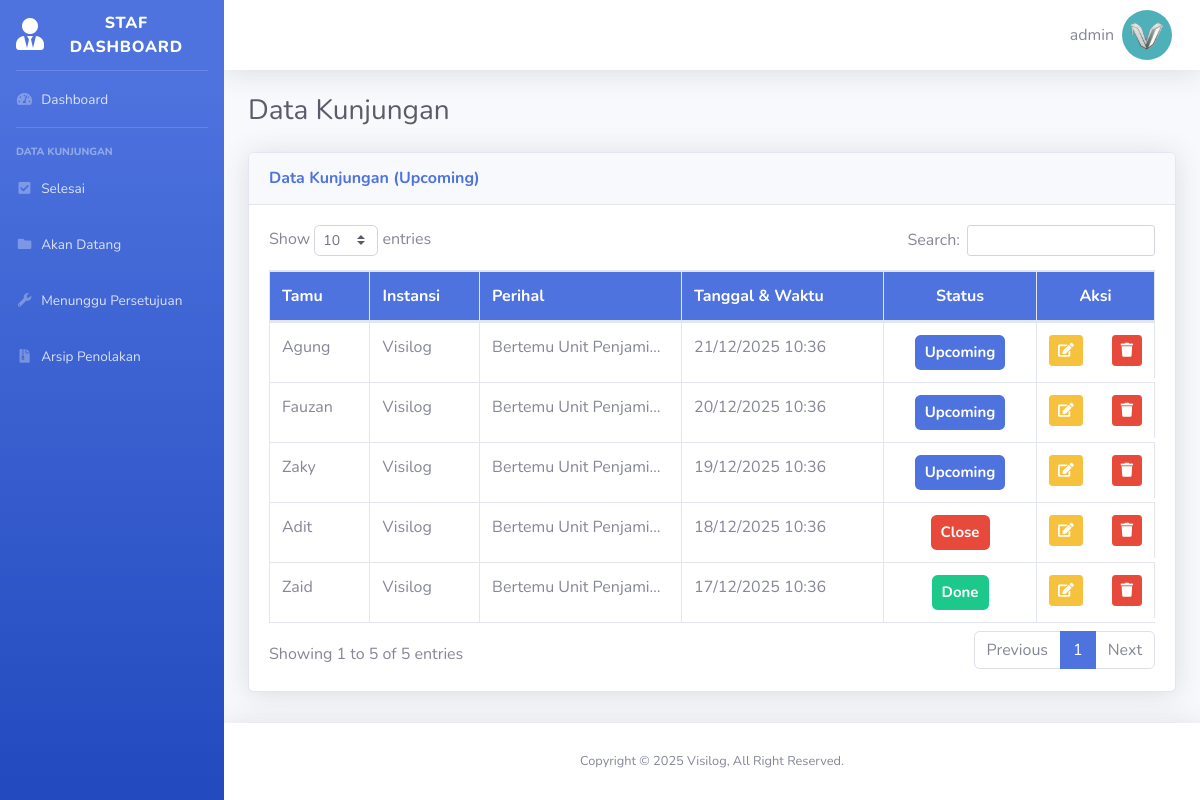
/kunjungan_berjalan.php (signed in), run on the app's committed database.
### tables this page shows
CREATE TABLE `visit_data` (
  `id` int(11) NOT NULL,
  `guest_name` varchar(255) NOT NULL,
  `email` varchar(255) NOT NULL,
  `phone_number` varchar(255) NOT NULL,
  `company_name` varchar(255) NOT NULL,
  `visit_regards` enum('Urusan_surat','Urusan_keuangan','Urusan_umum','Urusan_sarana','Janji_temu_unit','Janji_temu_staf') NOT NULL,
  `visit_desc` varchar(255) NOT NULL,
  `id_unit` int(11) DEFAULT NULL,
  `id_staf` int(11) DEFAULT NULL,
  `visit_date` date NOT NULL,
  `time_in` time NOT NULL,
  `time_out` time NOT NULL,
  `status` enum('Pending','Done','Upcoming','Close','Now','Rejected') NOT NULL
);

### kunjungan_berjalan.php (the view, shortened to what this page needs)
<?php include 'dashboard_template/header.php'; ?>
<body class="page-top">
    <div id="wrapper">
        <?php include 'dashboard_template/sidebar.php'; ?>
        <div id="content-wrapper" class="d-flex flex-column">
            <div id="content">
                <?php include 'dashboard_template/topbar.php'; ?>
                <div class="container-fluid">
                    <div class="d-sm-flex align-items-center justify-content-between mb-4">
                        <h1 class="h3 mb-0 text-gray-800">Data Kunjungan</h1>
                    </div>
                    <div class="card shadow mb-4">
                        <div class="card-header py-3">
                            <h6 class="m-0 font-weight-bold text-primary">Data Kunjungan (Upcoming)</h6>
                        </div>
                        <div class="card-body">
                            <div class="table-responsive">
                                <table class="table table-bordered" id="dataTable" width="100%" cellspacing="0">
                                    <thead class="thead bg-primary text-white fw-bold">
                                        <tr>
                                            <th>Tamu</th>
                                            <th>Instansi</th>
                                            <th>Perihal</th>
                                            <th>Tanggal & Waktu</th>
                                            <th class="text-center">Status</th>
                                            <th class="text-center">Aksi</th>
                                        </tr>
                                    </thead>
                                    <tbody>
                                        <?php
                                        $sql = "SELECT * FROM visit_data WHERE `status` IN ('Upcoming','Close','Now') ORDER BY id DESC";
                                        $result = mysqli_query($koneksi, $sql);
                                        if (!$result) {
                                            echo '<tr><td colspan="7">Query error: ' . htmlspecialchars(mysqli_error($koneksi)) . '</td></tr>';
                                        } else {
                                            $tz = new DateTimeZone('Asia/Jakarta');
                                            $closeThreshold = 24 * 3600;
                                            while ($data = mysqli_fetch_assoc($result)) {
                                                $now = new DateTime('now', $tz);
                                                $in = DateTime::createFromFormat('Y-m-d H:i:s', $data['visit_date'] . ' ' . ($data['time_in'] ?: '00:00:00'), $tz);
                                                $out = DateTime::createFromFormat('Y-m-d H:i:s', $data['visit_date'] . ' ' . ($data['time_out'] ?: '00:00:00'), $tz);
                                                $newStatus = $data['status'];
                                                if ($now >= $out) {
                                                    $newStatus = 'Done';
                                                } elseif ($now >= $in && $now < $out) {
                                                    $newStatus = 'Now';
                                                } else {
                                                    $secondsToIn = $in->getTimestamp() - $now->getTimestamp();
                                                    if ($secondsToIn > 0 && $secondsToIn <= $closeThreshold) {
                                                        $newStatus = 'Close';
                                                    } else {
                                                        $newStatus = 'Upcoming';
                                                    }
                                                }
                                                if ($newStatus !== $data['status']) {
                                                    $data['status'] = $newStatus;
                                                }
                                                $badgeClass = 'badge-info';
                                                if ($data['status'] === 'Done') $badgeClass = 'badge-success';
                                                if ($data['status'] === 'Close') $badgeClass = 'badge-danger';
                                                if ($data['status'] === 'Upcoming') $badgeClass = 'badge-primary';
                                        ?>
                                                <tr>
                                                    <td><?= htmlspecialchars($data['guest_name']); ?></td>
                                                    <td><?= htmlspecialchars($data['company_name']); ?></td>
                                                    <td><?= htmlspecialchars($data['visit_desc']); ?></td>
                                                    <td><?= date('d/m/Y', strtotime($data['visit_date'])); ?> <span><?= date('H:i', strtotime($data['time_in'])); ?></span></td>
                                                    <td class="text-center">
                                                        <span class="badge <?= $badgeClass ?>" style="padding: 10px; font-size: 15px;">
                                                            <?= htmlspecialchars($data['status']); ?>
                                                        </span>
                                                    </td>
                                                    <td class="d-flex justify-content-between">
                                                        <a href="edit.php?id=<?= (int)$data['id'] ?>" class="btn btn-warning btn-sm" title="Edit">
                                                            <i class="fas fa-edit"></i>
                                                        </a>
                                                        <a href="proses_hapus.php?id=<?= $data['id'] ?>&redirect=kunjungan_berjalan.php" class="btn btn-danger btn-sm" title="Hapus" onclick="return confirm('Apakah Anda yakin ingin menghapus data ini?')">
                                                            <i class="fas fa-trash"></i>
                                                        </a>
                                                    </td>
                                                </tr>
                                        <?php
                                            }
                                        }
                                        ?>
                                    </tbody>
                                </table>
                            </div>
                        </div>
                    </div>
                </div>
            </div>
            <?php include 'dashboard_template/footer.php'; ?>
</body>

### assets/css/style2.css (style rules this page uses)
.table th, td { max-width: 165px; white-space: nowrap; overflow: hidden; text-overflow: ellipsis; }

### data on the page
visit_data: guest_name "Agung", company_name "Visilog", visit_desc "Bertemu Unit Penjami…", visit_date "21/12/2025", time_in "10:36", status "Upcoming"
visit_data: guest_name "Fauzan", company_name "Visilog", visit_desc "Bertemu Unit Penjami…", visit_date "20/12/2025", time_in "10:36", status "Upcoming"
visit_data: guest_name "Zaky", company_name "Visilog", visit_desc "Bertemu Unit Penjami…", visit_date "19/12/2025", time_in "10:36", status "Upcoming"
visit_data: guest_name "Adit", company_name "Visilog", visit_desc "Bertemu Unit Penjami…", visit_date "18/12/2025", time_in "10:36", status "Close"
visit_data: guest_name "Zaid", company_name "Visilog", visit_desc "Bertemu Unit Penjami…", visit_date "17/12/2025", time_in "10:36", status "Done"

### other printed values
$username "admin"
